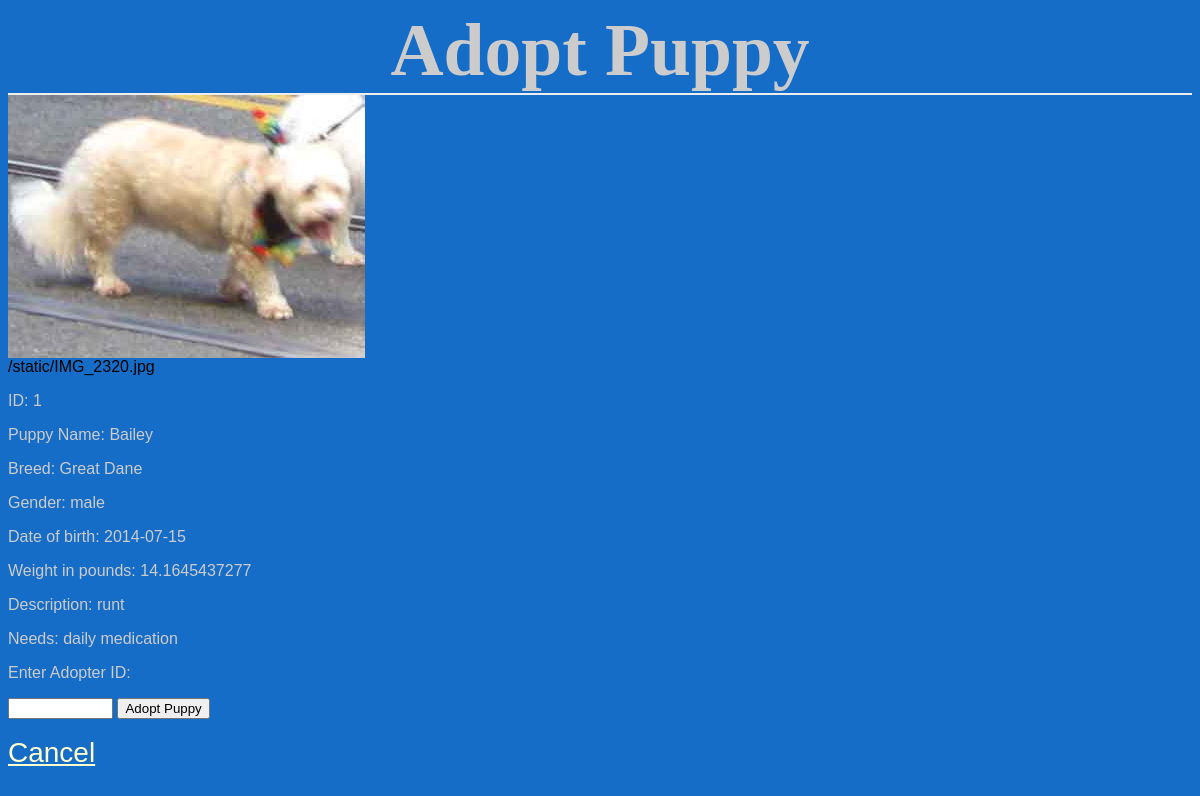
/puppyproject/employees/1/adopt/, run on the app's committed database.
### dbsetup.py (models this page shows, shortened)
class Profile(Base):
    __tablename__ = 'profile'
    id = Column(Integer, primary_key=True)
    picture = Column(String(100))
    description = Column(String(250))
    needs = Column(String(500))

class Puppy(Base):
    __tablename__ = 'puppy'
    id = Column(Integer, primary_key=True)
    name = Column(String(250), nullable=False)
    breed = Column(String(30))
    gender = Column(String(6), nullable = False)
    dateOfBirth = Column(Date)
    shelter_id = Column(Integer, ForeignKey('shelter.id'))
    shelter = relationship(Shelter)
    profile_id = Column(Integer, ForeignKey('profile.id'))
    profile = relationship(Profile, uselist = False)
    weight = Column(Numeric(10))
    adopters = relationship(Adopter, secondary = association_table, backref = "puppies")

### finalproject.py (the view)
@app.route('/puppyproject/employees/<int:puppy_id>/adopt/', methods=['GET','POST'])
def adoptPuppy(puppy_id):
    pup = session.query(Puppy).filter(Puppy.id == puppy_id).one()
    if request.method == 'POST':
        adopter_id = request.form['adopter_id']
        owner = session.query(Adopter).filter_by(id = adopter_id).first()
        if owner == None:
            flash("Adopter not found!")
            return redirect(url_for("adoptPuppy",puppy_id = puppy_id))
        else:
            pup.adopters.append(owner)
            shelter = session.query(Shelter).filter_by(id = pup.shelter_id).first()
            if shelter != None:
                shelter.current_occupancy -= 1
            session.add(shelter)
            session.add(pup)
            session.commit()
            flash("Puppy adopted!")
            return redirect(url_for("showPuppy",puppy_id = puppy_id, employee = 1))
    else :
        return render_template('adopt.html',pup= pup)

### templates/adopt.html (shortened to what this page needs)
<html>
<head>
<link rel = “stylesheet” src=”//normalize-css.googlecode.com/svn/trunk/normalize.css>
</head>
<head>
	<link rel=stylesheet type=text/css href="{{ url_for('static', filename='styles.css') }}">
    </head>
<body>
<h1>{{"Adopt Puppy"}}</h1>
    {%if pup.profile != None%}
    <img src={{pup.profile.picture}}></br>
     {{pup.profile.picture}}
     {%endif%}
<dl>
    <dt><p>{{"ID: "}}{{pup.id}}</p></dt>
    <dt><p>{{"Puppy Name: "}}{{pup.name}}</p></dt>
    <dt><p>{{"Breed: "}}{{pup.breed}}</p></dt>
    <dt><p>{{"Gender: "}}{{pup.gender}}</p></dt>
    <dt><p>{{"Date of birth: "}}{{pup.dateOfBirth}}</p></dt>
    <dt><p>{{"Weight in pounds: "}}{{pup.weight}}</p></dt>
     {%if pup.profile != None%}
    <dt><p>{{"Description: "}} {{pup.profile.description}}</p></dt>
    <dt>{{"Needs: "}}{{pup.profile.needs}}</dd>
    {%endif%}
</dl>
<form action="{{url_for('adoptPuppy', puppy_id = pup.id )}}" method = 'POST'>
<p>Enter Adopter ID:</p>
<input type='text' size='10' name='adopter_id' >
<input type='submit' value='Adopt Puppy'> </br>
<a href= {{url_for('showPuppy',puppy_id = pup.id, employee =1)}}>Cancel</a>
</body>
</html>

### static/styles.css (style rules this page uses)
body { font-family: sans-serif; background-color: #166DC7; background-image: url("pineapple.png") }
h1, h2, h3, h4 { color: #CCCCCC; }
h1, h2 { font-family: 'Georgia', serif; margin: 0; }
h1 { border-bottom: 2px solid #eee; text-align: center; }
h1 { font-size: 4.6em; }
p ,dd,dt { color: #CCCCCC; }
a { text-decoration: underline; color:#FFFFCC; font-size: 1.75em; }

### data on the page
Profile: profile.picture (picture), profile.picture "/static/IMG_2320.jpg", profile.description "runt", profile.needs "daily medication"
Puppy: id "1", name "Bailey", breed "Great Dane", gender "male", dateOfBirth "2014-07-15", weight "14.1645437277"

### other printed values
{{ "Adopt Puppy" }} "Adopt Puppy"
{{ "ID: " }} "ID:"
{{ "Puppy Name: " }} "Puppy Name:"
{{ "Breed: " }} "Breed:"
{{ "Gender: " }} "Gender:"
{{ "Date of birth: " }} "Date of birth:"
{{ "Weight in pounds: " }} "Weight in pounds:"
{{ "Description: " }} "Description:"
{{ "Needs: " }} "Needs:"
